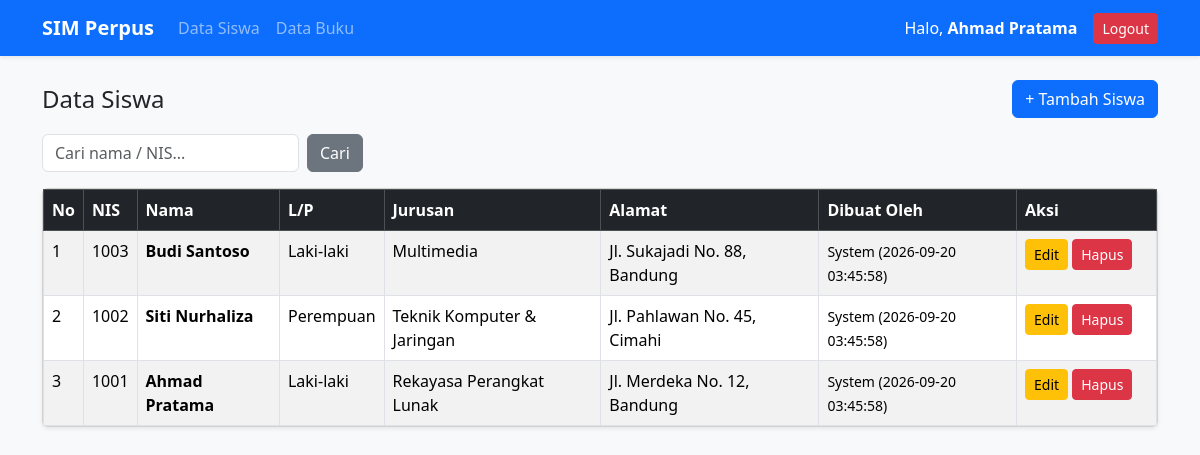
The app's page /index.php (signed in) with its own data.
### tables this page shows
CREATE TABLE IF NOT EXISTS `siswa` (
  `id` INT AUTO_INCREMENT PRIMARY KEY,
  `nis` VARCHAR(20) NOT NULL UNIQUE,
  `nama` VARCHAR(100) NOT NULL,
  `password` VARCHAR(255) NOT NULL,
  `jenis_kelamin` ENUM('Laki-laki', 'Perempuan') NOT NULL,
  `jurusan` VARCHAR(50) NOT NULL,
  `alamat` TEXT NULL,
  `is_delete` TINYINT(1) NOT NULL DEFAULT 0,
  `created_at` TIMESTAMP DEFAULT CURRENT_TIMESTAMP,
  `created_by` VARCHAR(100) NULL,
  `updated_at` TIMESTAMP NULL DEFAULT NULL ON UPDATE CURRENT_TIMESTAMP,
  `updated_by` VARCHAR(100) NULL
);

### index.php (the view, shortened to what this page needs)
<?php
include 'koneksi.php';
include 'navbar.php';
$cari = isset($_GET['cari']) ? mysqli_real_escape_string($conn, $_GET['cari']) : '';
if ($cari != '') {
    $query = "SELECT * FROM siswa WHERE is_delete = 0 AND (nama LIKE '%$cari%' OR nis LIKE '%$cari%' OR jurusan LIKE '%$cari%') ORDER BY id DESC";
} else {
    $query = "SELECT * FROM siswa WHERE is_delete = 0 ORDER BY id DESC";
}
$result = mysqli_query($conn, $query);
?>
<div class="d-flex justify-content-between align-items-center mb-3">
    <h4 class="mb-0">Data Siswa</h4>
    <a href="tambah.php" class="btn btn-primary">+ Tambah Siswa</a>
</div>
<form method="GET" class="row g-2 mb-3">
    <div class="col-auto">
        <input type="text" name="cari" class="form-control" placeholder="Cari nama / NIS..." value="<?= htmlspecialchars($cari); ?>">
    </div>
    <div class="col-auto">
        <button type="submit" class="btn btn-secondary">Cari</button>
    </div>
</form>
<div class="card shadow-sm">
    <div class="table-responsive">
        <table class="table table-bordered table-striped mb-0">
            <thead class="table-dark">
                <tr>
                    <th>No</th>
                    <th>NIS</th>
                    <th>Nama</th>
                    <th>L/P</th>
                    <th>Jurusan</th>
                    <th>Alamat</th>
                    <th>Dibuat Oleh</th>
                    <th width="140">Aksi</th>
                </tr>
            </thead>
            <tbody>
                <?php if (mysqli_num_rows($result) > 0): ?>
                    <?php $no = 1; while ($row = mysqli_fetch_assoc($result)): ?>
                        <tr>
                            <td><?= $no++; ?></td>
                            <td><?= $row['nis']; ?></td>
                            <td><b><?= $row['nama']; ?></b></td>
                            <td><?= $row['jenis_kelamin']; ?></td>
                            <td><?= $row['jurusan']; ?></td>
                            <td><?= $row['alamat']; ?></td>
                            <td><small><?= $row['created_by']; ?> (<?= $row['created_at']; ?>)</small></td>
                            <td>
                                <a href="edit.php?id=<?= $row['id']; ?>" class="btn btn-warning btn-sm">Edit</a>
                                <a href="hapus.php?id=<?= $row['id']; ?>" class="btn btn-danger btn-sm" onclick="return confirm('Yakin hapus data ini?')">Hapus</a>
                            </td>
                        </tr>
                    <?php endwhile; ?>
                <?php else: ?>
                    <tr>
                        <td colspan="8" class="text-center py-3">Tidak ada data siswa.</td>
                    </tr>
                <?php endif; ?>
            </tbody>
        </table>
    </div>
</div>
</div>
</body>
</html>

### records on screen
siswa: nis "1003", nama "Budi Santoso", jenis_kelamin "Laki-laki", jurusan "Multimedia", alamat "Jl. Sukajadi No. 88, Bandung", created_by "System", created_at "2026-09-20 03:45:58"
siswa: nis "1002", nama "Siti Nurhaliza", jenis_kelamin "Perempuan", jurusan "Teknik Komputer & Jaringan", alamat "Jl. Pahlawan No. 45, Cimahi", created_by "System", created_at "2026-09-20 03:45:58"
siswa: nis "1001", nama "Ahmad Pratama", jenis_kelamin "Laki-laki", jurusan "Rekayasa Perangkat Lunak", alamat "Jl. Merdeka No. 12, Bandung", created_by "System", created_at "2026-09-20 03:45:58"

### other values on screen
$_SESSION['user']['nama'] "Ahmad Pratama"
